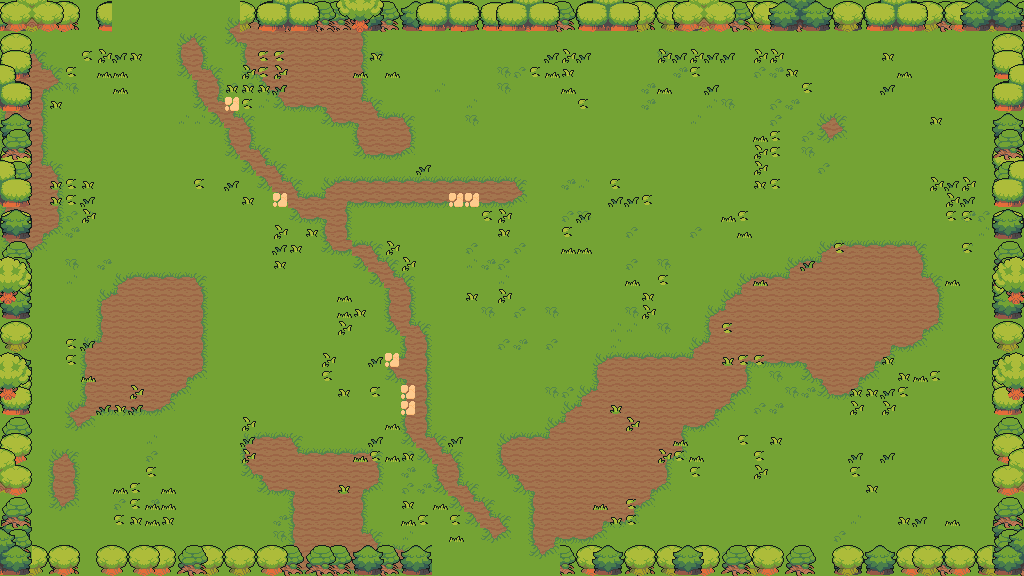

This game map was drawn from its Tiled (.tmx) file and the tilesets committed beside it. A one-line description and the trimmed map source follow:
An orthogonal 64x36 tile map with 16x16 px tiles, 7 tile layers (floor, ground, path, decor, ...), 6 tilesets and 35 objects (21x prop, 7x obstacle, 4x spawn, 2x door, playerStart).

<map version="1.10" tiledversion="1.11.0" orientation="orthogonal" renderorder="right-down" width="64" height="36" tilewidth="16" tileheight="16" infinite="0" nextlayerid="9" nextobjectid="36">
 <properties>
    <property name="chapter" type="int" value="1" />
    <property name="room" type="int" value="6" />
    <property name="isBossRoom" type="bool" value="false" />
 </properties>
 <tileset firstgid="1" source="field.tsx" />
 <tileset firstgid="76" source="nature.tsx" />
 <tileset firstgid="580" source="relief.tsx" />
 <tileset firstgid="820" source="element.tsx" />
 <tileset firstgid="1060" source="floordetail.tsx" />
 <tileset firstgid="1140" source="tilefloor.tsx" />
 <layer id="1" name="floor" width="64" height="36">
  <data>[2304 cells, 2304 non-empty, 5 distinct tile ids]</data>
 </layer>
 <layer id="2" name="ground" width="64" height="36">
  <data>[2304 cells, 483 non-empty, 13 distinct tile ids]</data>
 </layer>
 <layer id="3" name="path" width="64" height="36">
  <data>[2304 cells, 111 non-empty, 12 distinct tile ids]</data>
 </layer>
 <layer id="4" name="decor" width="64" height="36">
  <data>[2304 cells, 191 non-empty, 6 distinct tile ids]</data>
 </layer>
 <layer id="5" name="border-back" width="64" height="36">
  <data>[2304 cells, 276 non-empty, 20 distinct tile ids]</data>
 </layer>
 <layer id="6" name="border-mid" width="64" height="36">
  <data>[2304 cells, 286 non-empty, 20 distinct tile ids]</data>
 </layer>
 <layer id="7" name="border-front" width="64" height="36">
  <data>[2304 cells, 152 non-empty, 45 distinct tile ids]</data>
 </layer>
 <objectgroup id="8" name="objects">
  <object id="1" name="playerStart" x="496" y="384"><point /></object>
  <object id="2" name="spawn" x="472" y="256">
   <properties>
    <property name="role" value="chaser" />
    <property name="wave" type="int" value="1" />
    <property name="elite" type="bool" value="false" />
   </properties>
  <point /></object>
  <object id="3" name="spawn" x="624" y="464">
   <properties>
    <property name="role" value="chaser" />
    <property name="wave" type="int" value="1" />
    <property name="elite" type="bool" value="false" />
   </properties>
  <point /></object>
  <object id="4" name="spawn" x="608" y="240">
   <properties>
    <property name="role" value="caster" />
    <property name="wave" type="int" value="1" />
    <property name="elite" type="bool" value="false" />
   </properties>
  <point /></object>
  <object id="5" name="spawn" x="472" y="512">
   <properties>
    <property name="role" value="tank" />
    <property name="wave" type="int" value="1" />
    <property name="elite" type="bool" value="false" />
   </properties>
  <point /></object>
  <object id="6" name="door" x="496" y="568"><point /></object>
  <object id="7" name="door" x="184" y="8"><point /></object>
  <object id="8" name="obstacle" x="0" y="544" width="432" height="32">
   <properties>
    <property name="kind" value="edge" />
   </properties>
  </object>
  <object id="9" name="obstacle" x="560" y="544" width="464" height="32">
   <properties>
    <property name="kind" value="edge" />
   </properties>
  </object>
  <object id="10" name="obstacle" x="0" y="0" width="112" height="32">
   <properties>
    <property name="kind" value="edge" />
   </properties>
  </object>
  <object id="11" name="obstacle" x="240" y="0" width="784" height="32">
   <properties>
    <property name="kind" value="edge" />
   </properties>
  </object>
  <object id="12" name="obstacle" x="0" y="32" width="32" height="512">
   <properties>
    <property name="kind" value="edge" />
   </properties>
  </object>
  <object id="13" name="obstacle" x="992" y="32" width="32" height="512">
   <properties>
    <property name="kind" value="edge" />
   </properties>
  </object>
  <object id="14" name="obstacle" x="816" y="496" width="32" height="32">
   <properties>
    <property name="kind" value="pillar" />
   </properties>
  </object>
  <object id="15" name="prop" x="320" y="112" width="64" height="48">
   <properties>
    <property name="key" value="house-beige" />
   </properties>
  </object>
  <object id="16" name="prop" x="416" y="96" width="64" height="48">
   <properties>
    <property name="key" value="house-green" />
   </properties>
  </object>
  <object id="17" name="prop" x="368" y="208" width="48" height="16">
   <properties>
    <property name="key" value="fence" />
   </properties>
  </object>
  <object id="18" name="prop" x="448" y="32" width="16" height="30">
   <properties>
    <property name="key" value="camp-signpost" />
   </properties>
  </object>
  <object id="19" name="prop" x="304" y="32" width="32" height="32">
   <properties>
    <property name="key" value="crate-stack" />
   </properties>
  </object>
  <object id="20" name="prop" x="512" y="112" width="28" height="26">
   <properties>
    <property name="key" value="camp-well" />
   </properties>
  </object>
  <object id="21" name="prop" x="256" y="128" width="32" height="16">
   <properties>
    <property name="key" value="logs" />
   </properties>
  </object>
  <object id="22" name="prop" x="304" y="112" width="16" height="16">
   <properties>
    <property name="key" value="flower-red" />
   </properties>
  </object>
  <object id="23" name="prop" x="464" y="80" width="16" height="16">
   <properties>
    <property name="key" value="bush-light" />
   </properties>
  </object>
  <object id="24" name="prop" x="352" y="96" width="16" height="16">
   <properties>
    <property name="key" value="flower-clover" />
   </properties>
  </object>
  <object id="25" name="prop" x="432" y="64" width="16" height="16">
   <properties>
    <property name="key" value="bush-green" />
   </properties>
  </object>
  <object id="26" name="prop" x="800" y="152" width="16" height="16">
   <properties>
    <property name="key" value="rock-small" />
   </properties>
  </object>
  <object id="27" name="prop" x="936" y="56" width="32" height="32">
   <properties>
    <property name="key" value="tree-pine" />
   </properties>
  </object>
  <object id="28" name="prop" x="848" y="144" width="16" height="16">
   <properties>
    <property name="key" value="bush-dark" />
   </properties>
  </object>
  <object id="29" name="prop" x="768" y="240" width="16" height="16">
   <properties>
    <property name="key" value="bush-green" />
   </properties>
  </object>
  <object id="30" name="prop" x="296" y="424" width="32" height="32">
   <properties>
    <property name="key" value="tree-green" />
   </properties>
  </object>
  <object id="31" name="prop" x="80" y="432" width="16" height="16">
   <properties>
    <property name="key" value="bush-dark" />
   </properties>
  </object>
  <object id="32" name="prop" x="796" y="302" width="64" height="48">
   <properties>
    <property name="key" value="tree-cluster-pines" />
   </properties>
  </object>
  <object id="33" name="prop" x="944" y="408" width="16" height="16">
   <properties>
    <property name="key" value="crate" />
   </properties>
  </object>
  <object id="34" name="prop" x="736" y="528" width="16" height="16">
   <properties>
    <property name="key" value="bush-green" />
   </properties>
  </object>
  <object id="35" name="prop" x="800" y="464" width="16" height="16">
   <properties>
    <property name="key" value="bush-dark" />
   </properties>
  </object>
 </objectgroup>
</map>
